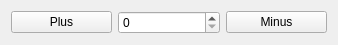
<?xml version="1.0" encoding="UTF-8"?>
<ui version="4.0">
 <class>Widget</class>
 <widget class="QWidget" name="Widget">
  <property name="geometry">
   <rect>
    <x>0</x>
    <y>0</y>
    <width>338</width>
    <height>45</height>
   </rect>
  </property>
  <property name="windowTitle">
   <string>Widget</string>
  </property>
  <layout class="QHBoxLayout" name="horizontalLayout">
   <item>
    <widget class="QPushButton" name="plus_button">
     <property name="text">
      <string>Plus</string>
     </property>
    </widget>
   </item>
   <item>
    <widget class="QSpinBox" name="spin_box"/>
   </item>
   <item>
    <widget class="QPushButton" name="minus_button">
     <property name="text">
      <string>Minus</string>
     </property>
    </widget>
   </item>
  </layout>
 </widget>
 <resources/>
 <connections/>
</ui>
